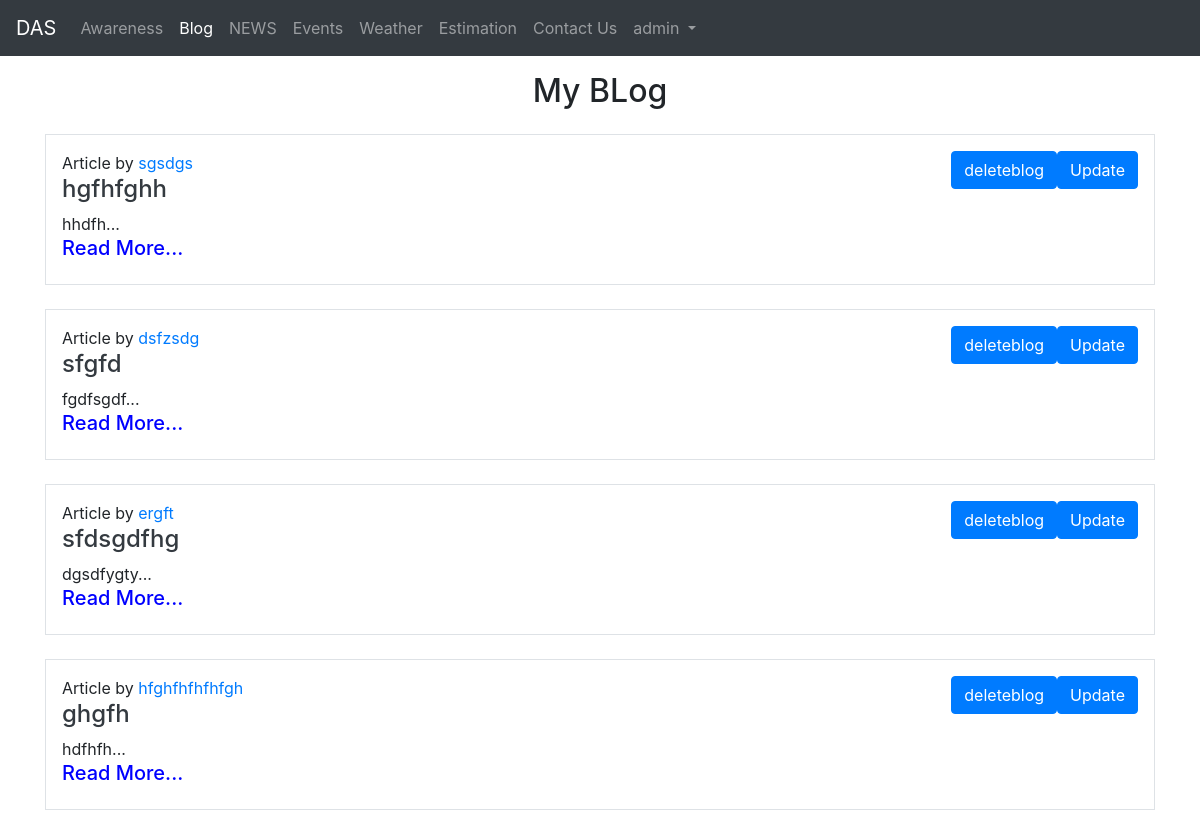
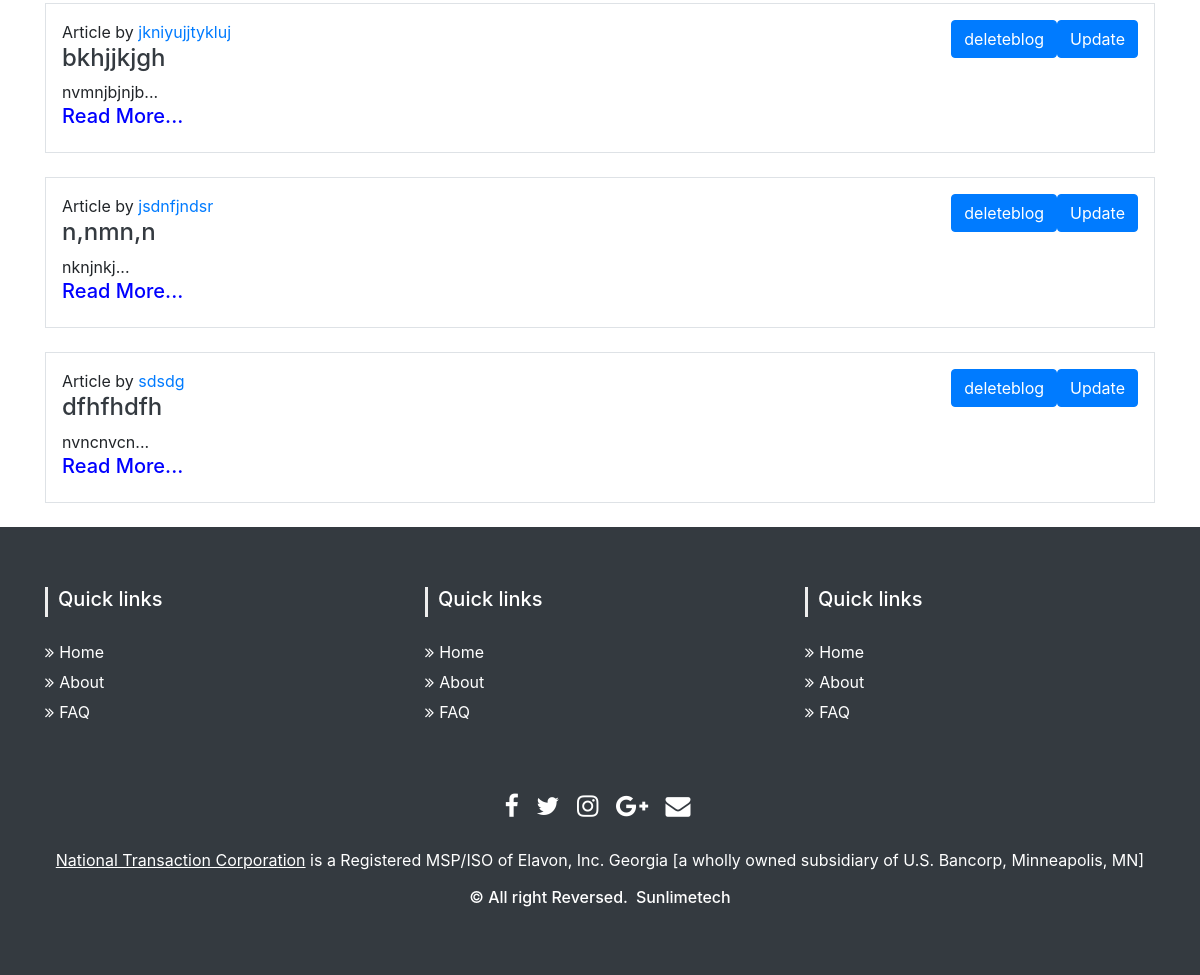
The page /myblogs/admin (signed in) on the database its author committed (2 pictures, top to bottom).
### fyp/models.py (models this page shows)
class Blog(models.Model):
    sno = models.AutoField(primary_key=True)
    title = models.CharField(max_length=200)
    content = RichTextField()
    short_desc = models.CharField(max_length=300, default="")
    slug = models.SlugField(max_length=25)
    time = models.DateTimeField(auto_now_add=True)
    author = models.CharField(max_length=20, default="")
    username = models.CharField(max_length=20, default="")
    def __str__(self):
        return self.title

### fyp/views.py (the view)
# urls.py: path('myblogs/<str:username>', views.myblogs, name='myblogs'),
def myblogs(request,username):
    blogs = Blog.objects.filter(username=username)
    print(blogs)
    context={'blogs':blogs}
    return render(request, 'myblogs.html',context)

### templates/myblogs.html (shortened to what this page needs)
{% extends 'base.html' %}
{% block blogactive %}active{% endblock blogactive %}
{% block body %}
{% if user.is_authenticated %}
<div class="container">
  <h2 class="text-center my-3">My BLog</h2>
  {% if blogs|length < 1 %}
  <div style="text-align: center;padding-bottom: 10px;">
  <h4>You haven't written any blog yet.</h4>
  <a class="btn btn-primary btn-lg" href="/blogwrite" role="button">Write BLog</a>
</div>
  {% else %}
  {% for blog in blogs %}
  <div class="my-4 p-3 border">
    <a class="btn btn-primary my-2 my-sm-0" style="float:right;" href="/blogupdate/{{blog.title}}"
      role="button">Update</a>
    <a class="btn btn-primary my-2 my-sm-0" style="float:right;" href="/deleteblog/{{blog.title}}"
      role="button">deleteblog</a>
    <p class="mb-0 "> Article by <a href="#">{{blog.author}}</a></p>
    <h4 class="text-dark"> <a href="/blogpost/{{blog.slug}}" class="text-dark">{{blog.title}}</a></h4>
    <div>
      {{blog.short_desc|slice:200}}...
    </div>
    <a href="/blogpost/{{blog.slug}}" class="text-dark">
      <h5 style="color: blue;">Read More...</h5>
    </a>
</div>
{% endfor %}
{% endif %}
</div>
{% endif %}
{% endblock body %}

### templates/base.html (shortened to what this page needs)
<!doctype html>
<html lang="en">
<head>
  {% load static %}
  <link rel="stylesheet" type="text/css" href="{% static '/awareness.css' %}">
  <link rel="stylesheet" type="text/javascript" href="">
  <link rel="stylesheet" href="https://cdn.jsdelivr.net/npm/bootstrap@4.5.3/dist/css/bootstrap.min.css"
>
  <link href="//maxcdn.bootstrapcdn.com/bootstrap/4.0.0/css/bootstrap.min.css" rel="stylesheet" id="bootstrap-css">
</head>
<body>
  <nav class="navbar navbar-expand-lg navbar-dark bg-dark">
    <a class="navbar-brand" href="/">DAS</a>
    <div class="collapse navbar-collapse" id="navbarSupportedContent">
      <ul class="navbar-nav mr-auto">
        <li class="nav-item {% block awarenessactive %}{% endblock awarenessactive %}">
          <a class="nav-link" href="/awareness">Awareness<span class="sr-only">(current)</span></a>
        </li>
        <li class="nav-item {% block blogactive %}{% endblock blogactive %} ">
          <a class="nav-link" href="/bloghome">Blog</a>
        </li>
        <li class="nav-item {% block newsactive %}{% endblock newsactive %}">
          <a class="nav-link" href="/news">NEWS</a>
        </li>
        <li class="nav-item {% block eventsactive %}{% endblock eventsactive %}">
          <a class="nav-link" href="/events">Events</a>
        </li>
        <li class="nav-item {% block weatheractive %}{% endblock weatheractive %}">
          <a class="nav-link" href="/weather">Weather</a>
        </li>
        <li class="nav-item {% block estimationactive %}{% endblock estimationactive %} ">
          <a class="nav-link" href="/estimation">Estimation</a>
        </li>
        <li class="nav-item {% block contactactive %}{% endblock contactactive %} ">
          <a class="nav-link" href="/contact">Contact Us</a>
        </li>
      <div class="ml-auto form-inline">
        {% if user.is_authenticated %}
        <ul class="navbar-nav mr-2">
          <li class="nav-item dropdown {% block adminactive %}{% endblock adminactive %}">
            <a class="nav-link dropdown-toggle" href="#" id="navbarDropdown" role="button" data-toggle="dropdown">
              {{request.user}}
            </a>
          </li>
        </ul>
        {% else %}
        <li class="nav-item {% block loginactive %}{% endblock loginactive %} ">
        <a class="nav-link " href="/login">Login</a>
        </li>
        {% endif %}
      </div>
    </div>
  </nav>
  {% block body %} {% endblock body %}
  {% block footer %}
  <section id="footer" {% block footerhidden %} {% endblock footerhidden %}>
  {% endblock footer %}
    <div class="container">
      <div class="row text-center text-xs-center text-sm-left text-md-left">
        <div class="col-xs-12 col-sm-4 col-md-4">
          <h5>Quick links</h5>
          <ul class="list-unstyled quick-links">
            <li><a href="https://www.fiverr.com/share/qb8D02"><i class="fa fa-angle-double-right"></i>Home</a></li>
            <li><a href="https://www.fiverr.com/share/qb8D02"><i class="fa fa-angle-double-right"></i>About</a></li>
            <li><a href="https://www.fiverr.com/share/qb8D02"><i class="fa fa-angle-double-right"></i>FAQ</a></li>
          </ul>
        </div>
        <div class="col-xs-12 col-sm-4 col-md-4">
          <h5>Quick links</h5>
          <ul class="list-unstyled quick-links">
            <li><a href="https://www.fiverr.com/share/qb8D02"><i class="fa fa-angle-double-right"></i>Home</a></li>
            <li><a href="https://www.fiverr.com/share/qb8D02"><i class="fa fa-angle-double-right"></i>About</a></li>
            <li><a href="https://www.fiverr.com/share/qb8D02"><i class="fa fa-angle-double-right"></i>FAQ</a></li>
          </ul>
        </div>
        <div class="col-xs-12 col-sm-4 col-md-4">
          <h5>Quick links</h5>
          <ul class="list-unstyled quick-links">
            <li><a href="https://www.fiverr.com/share/qb8D02"><i class="fa fa-angle-double-right"></i>Home</a></li>
            <li><a href="https://www.fiverr.com/share/qb8D02"><i class="fa fa-angle-double-right"></i>About</a></li>
            <li><a href="https://www.fiverr.com/share/qb8D02"><i class="fa fa-angle-double-right"></i>FAQ</a></li>
          </ul>
        </div>
      </div>
      <div class="row">
        <div class="col-xs-12 col-sm-12 col-md-12 mt-2 mt-sm-5">
          <ul class="list-unstyled list-inline social text-center">
            <li class="list-inline-item"><a href="https://www.fiverr.com/share/qb8D02"><i
                  class="fa fa-facebook"></i></a></li>
            <li class="list-inline-item"><a href="https://www.fiverr.com/share/qb8D02"><i class="fa fa-twitter"></i></a>
            </li>
            <li class="list-inline-item"><a href="https://www.fiverr.com/share/qb8D02"><i
                  class="fa fa-instagram"></i></a></li>
            <li class="list-inline-item"><a href="https://www.fiverr.com/share/qb8D02"><i
                  class="fa fa-google-plus"></i></a></li>
            <li class="list-inline-item"><a href="https://www.fiverr.com/share/qb8D02" target="_blank"><i
                  class="fa fa-envelope"></i></a></li>
          </ul>
        </div>
      </div>
      <div class="row">
        <div class="col-xs-12 col-sm-12 col-md-12 mt-2 mt-sm-2 text-center text-white">
          <p><u><a href="https://www.nationaltransaction.com/">National Transaction Corporation</a></u> is a Registered
            MSP/ISO of Elavon, Inc. Georgia [a wholly owned subsidiary of U.S. Bancorp, Minneapolis, MN]</p>
          <p class="h6">© All right Reversed.<a class="text-green ml-2" href="https://www.sunlimetech.com"
              target="_blank">Sunlimetech</a></p>
        </div>
      </div>
    </div>
  </section>
</body>
</html>

### static/awareness.css (style rules this page uses)
section { padding: 60px 0; }
#footer { background: #343a40 !important; }
#footer h5 { padding-left: 10px; border-left: 3px solid #eeeeee; padding-bottom: 6px; margin-bottom: 20px; color:#ffffff; }
#footer a { color: #ffffff; text-decoration: none !important; background-color: transparent; -webkit-text-decoration-skip: objects; }
#footer ul.social li { padding: 3px 0; }
#footer ul.social li a i { margin-right: 5px; font-size:25px; -webkit-transition: .5s all ease; -moz-transition: .5s all ease; transition: .5s all ease; }
#footer ul.social li a, #footer ul.quick-links li a { color:#ffffff; }
#footer ul.quick-links li { padding: 3px 0; -webkit-transition: .5s all ease; -moz-transition: .5s all ease; transition: .5s all ease; }
#footer ul.quick-links li a i { margin-right: 5px; }

### rows shown on the page
Blog: author "sgsdgs", title "hgfhfghh", short_desc "hhdfh"
Blog: author "dsfzsdg", title "sfgfd", short_desc "fgdfsgdf"
Blog: author "ergft", title "sfdsgdfhg", short_desc "dgsdfygty"
Blog: author "hfghfhfhfhfgh", title "ghgfh", short_desc "hdfhfh"
Blog: author "jkniyujjtykluj", title "bkhjjkjgh", short_desc "nvmnjbjnjb"
Blog: author "jsdnfjndsr", title "n,nmn,n", short_desc "nknjnkj"
Blog: author "sdsdg", title "dfhfhdfh", short_desc "nvncnvcn"

### other values the page prints
{{ request.user }} "admin"
